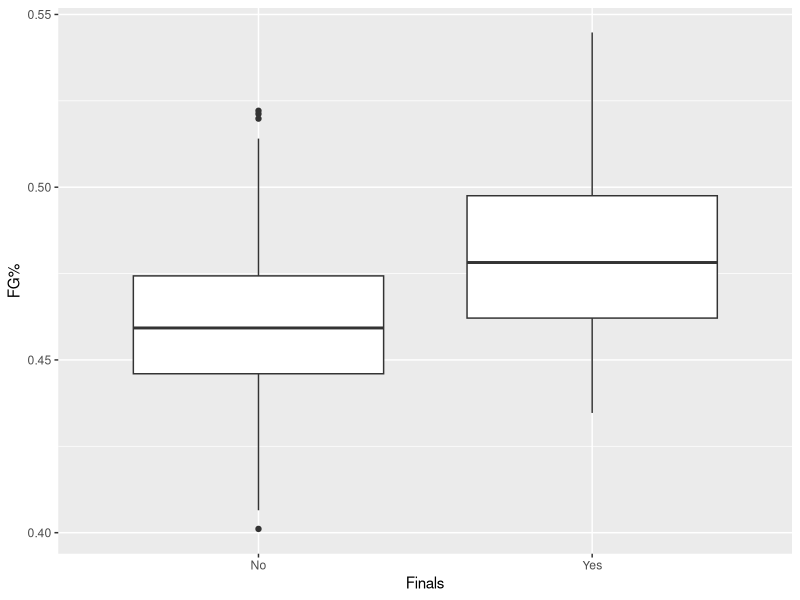
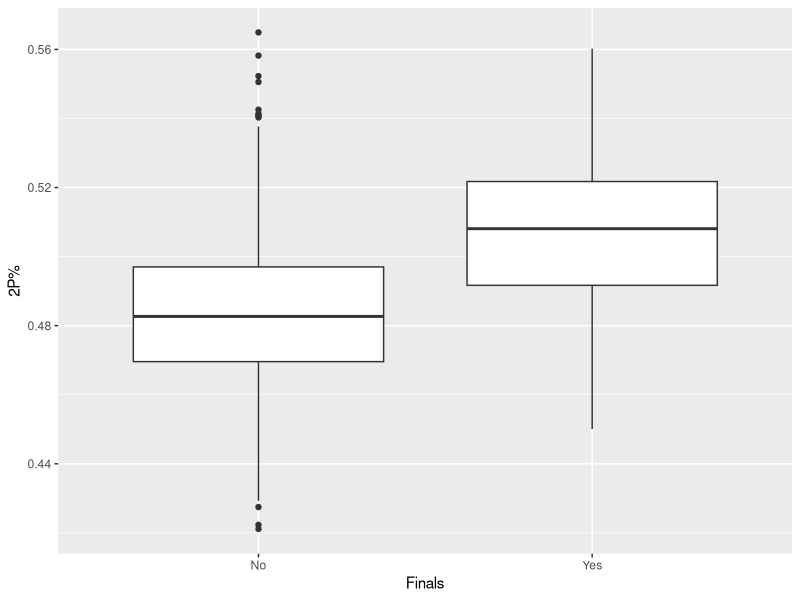
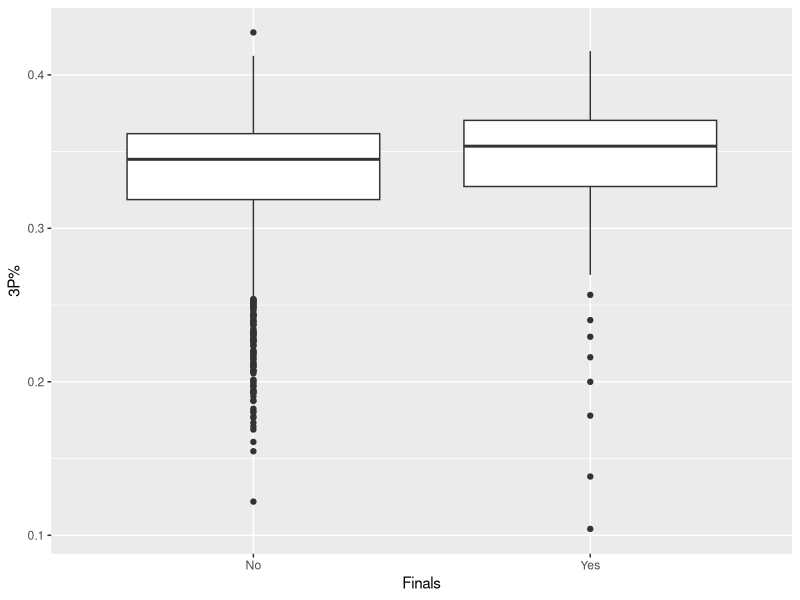
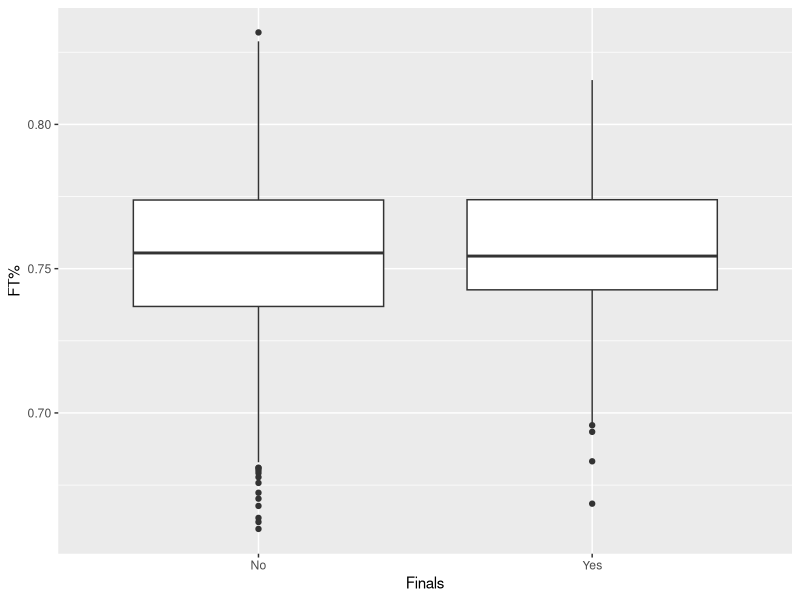
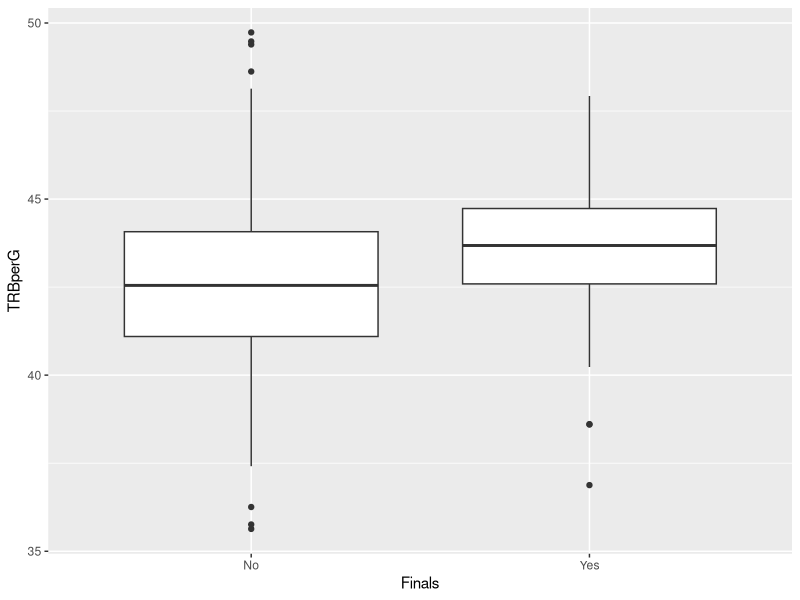
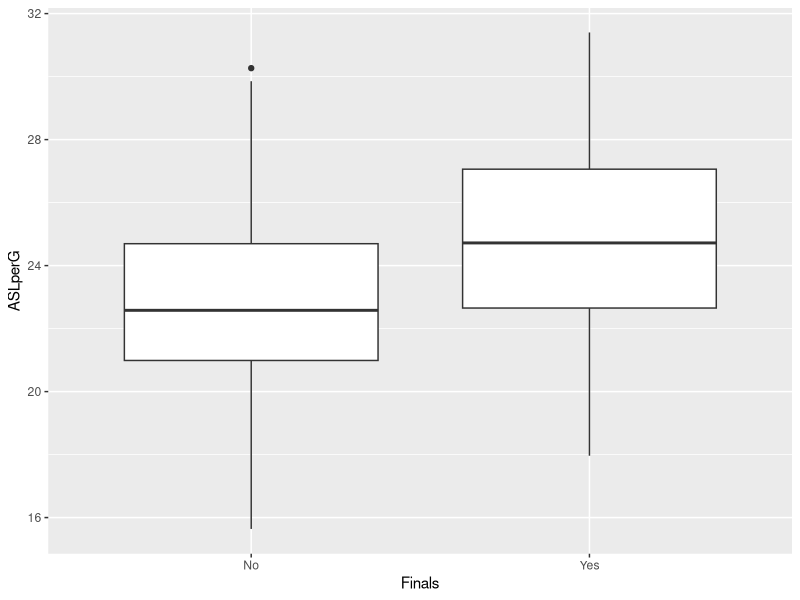
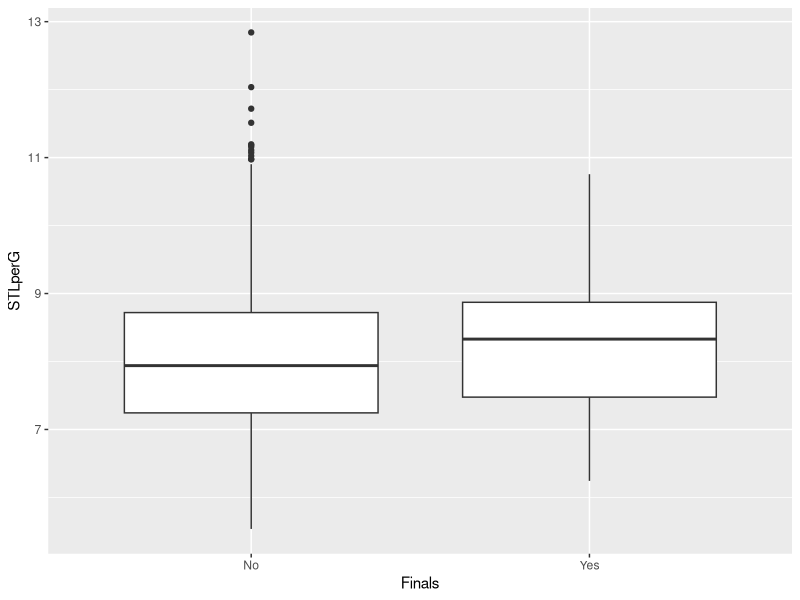
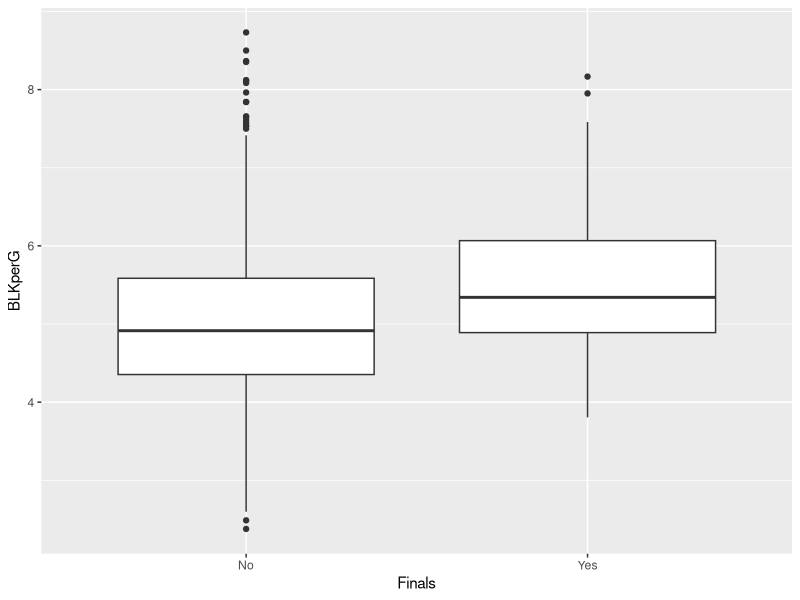

Source code (R) for these figures, in order:
library(tidyverse)
library(caret)

# Introduction to the problem

# The problem we want to examine is the prediction of the winner of the 2019-2020 NBA champion.

# Description of the data

# Our data is the total season stats for every NBA team since the implementation of the 3-point line (the 1979-1980 season). We
# chose this because it gives us a sufficient amount of data, while also minimizing missingness, namely the 3-point stats for
# each team before the 1979-1980 being NA's. Our intial data only contained in-game statistics and did not give us any data for
# the team from an overal season perspective; thus through additional research, we added columns pertaining to whether a given
# team for a given season won the championship. We also added a column noting whether a given team made the NBA finals for that
# season.

# Exploratory data analysis

# Preprocessing

# read in teams data
teams <- read_csv("teams.csv")

# read in players data
players <- read_csv("players.csv") 
player_team <- players %>% left_join(teams, by=c("Tm","Season"))

head(teams)

# change variable type for the factor variables
teams$Champion <- as.logical(teams$Champion)
teams$Finals <- as.logical(teams$Finals)
teams$Champion <- ifelse(teams$Champion == 1, "Yes", "No")
teams$Finals <- ifelse(teams$Finals == 1, "Yes", "No")

# add features that might be relevant by finding shot percentages and per game stats
teams$`FG%` <- teams$FG / teams$FGA
teams$`2P%` <- teams$`2P` / teams$`2PA`
teams$`3P%` <- teams$`3P` / teams$`3PA`
teams$`FT%` <- teams$FT / teams$FTA
teams$TRBperG <- teams$TRB / teams$G
teams$ASTperG <- teams$AST / teams$G
teams$STLperG <- teams$STL / teams$G
teams$BLKperG <- teams$BLK / teams$G
teams$PTSperG <- teams$PTS / teams$G

head(teams)

# select 70% of the teams data to form our training data and the remaining 30% to use as test data
noTrainRows <- floor(nrow(teams) * .7)
set.seed(4)
sampleRows <- sample(1:nrow(teams), noTrainRows, replace = F)
trainData <- teams[sampleRows,]
testData <- teams[-sampleRows,]

# Plot exploration

ggplot(data = teams, aes(x = teams$Finals, y = teams$`FG%`)) + geom_boxplot() + labs(x = "Finals", y = "FG%")
# FG% appears to be a decent predictor of Finals

ggplot(data = teams, aes(x = teams$Finals, y = teams$`2P%`)) + geom_boxplot() + labs(x = "Finals", y = "2P%")
# 2P% appears to be a decent predictor of Finals

ggplot(data = teams, aes(x = teams$Finals, y = teams$`3P%`)) + geom_boxplot() + labs(x = "Finals", y = "3P%")
# 3P% appears to have little to no correlation with Finals

ggplot(data = teams, aes(x = teams$Finals, y = teams$`FT%`)) + geom_boxplot() + labs(x = "Finals", y = "FT%")
# FT% appears to have little to no correlation with Finals

ggplot(data = teams, aes(x = teams$Finals, y = teams$TRBperG)) + geom_boxplot() + labs(x = "Finals", y = "TRBperG")
# TRBperG appears to be a decent predictor of Finals

ggplot(data = teams, aes(x = teams$Finals, y = teams$ASTperG)) + geom_boxplot() + labs(x = "Finals", y = "ASLperG")
# ASTperG appears to be a decent predictor of Finals

ggplot(data = teams, aes(x = teams$Finals, y = teams$STLperG)) + geom_boxplot() + labs(x = "Finals", y = "STLperG")
# STLperG appears to have minimal correlation with Finals

ggplot(data = teams, aes(x = teams$Finals, y = teams$BLKperG)) + geom_boxplot() + labs(x = "Finals", y = "BLKperG")
# BLKperG appears to have minimal correlation with Finals

ggplot(data = teams, aes(x = teams$Finals, y = teams$PTSperG)) + geom_boxplot() + labs(x = "Finals", y = "PTSperG")
# PTSperG appears to have minimal correlation with Finals

ggplot(data = teams, aes(x = teams$Finals, y = teams$`W/L%`)) + geom_boxplot() + labs(x = "Finals", y = "W/L%")
# W/L% appears to be a very good predictor of Finals

# Description of modeling approach

# We used a generalized linear model on our training data to implement logistic regression, with logLoss as our accuracy 
# measurement. Our intial choices for model features were the features that we created, in addition to W/L%. We chose these
# because they scale each team data so that team data can be compared across years. From our exploratory data analysis, we
# expected 3P%, FT%, STLperG, BLKperG, and PTSperG to not be significant predictors in our generalized linear model. However,
# after running our model we found that the set of features 2P%, 3P%, TRBperG, ASTperG, PTSperG, and W/L% provides the best
# performing model, as found by taking our original model and removing insignificant features until our model AIC was minimized.

# In the future, we plan on implementing other logisitc regression techniques to see how mour model can be improved.

control = trainControl(method = "repeatedcv", 
                       number = 3, 
                       classProbs = TRUE, 
                       summaryFunction=mnLogLoss, 
                       verboseIter = TRUE)

glm_fit = train(Finals ~ `2P%` + `3P%` + TRBperG + ASTperG + PTSperG + `W/L%`, 
                data= trainData, 
                method = "glm", 
                family = binomial(), 
                metric = "logLoss", 
                trControl = control,
                preProcess = c("center", "scale")) #important to set metric to logLoss to tune for logloss minimization

summary(glm_fit)

pred <- as.numeric(glm_fit$finalModel$fitted.values>0.5)

teams$Finals <- ifelse(teams$Finals == "Yes", 1, 0)
trainData <- teams[sampleRows,]
testData <- teams[-sampleRows,]

actual <- as.numeric(trainData$Finals)


m <- confusionMatrix(as.factor(pred), as.factor(actual), positive="1")

m

# Initial results




